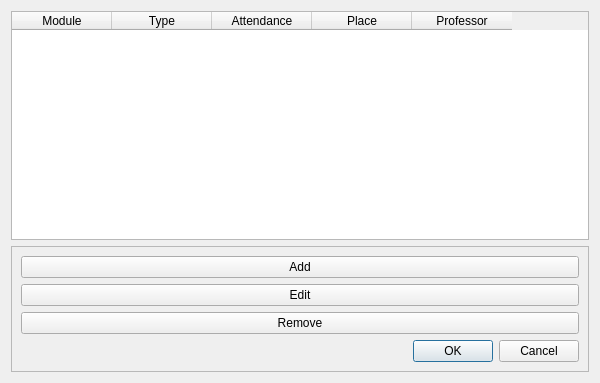
<?xml version="1.0" encoding="UTF-8"?>
<ui version="4.0">
 <class>Dialog</class>
 <widget class="QDialog" name="Dialog">
  <property name="geometry">
   <rect>
    <x>0</x>
    <y>0</y>
    <width>600</width>
    <height>383</height>
   </rect>
  </property>
  <property name="sizePolicy">
   <sizepolicy hsizetype="Ignored" vsizetype="Preferred">
    <horstretch>0</horstretch>
    <verstretch>0</verstretch>
   </sizepolicy>
  </property>
  <property name="windowTitle">
   <string>Dialog</string>
  </property>
  <layout class="QVBoxLayout" name="verticalLayout_2">
   <item>
    <widget class="QTableWidget" name="tableWidget">
     <property name="selectionMode">
      <enum>QAbstractItemView::SingleSelection</enum>
     </property>
     <column>
      <property name="text">
       <string>Module</string>
      </property>
     </column>
     <column>
      <property name="text">
       <string>Type</string>
      </property>
     </column>
     <column>
      <property name="text">
       <string>Attendance</string>
      </property>
     </column>
     <column>
      <property name="text">
       <string>Place</string>
      </property>
     </column>
     <column>
      <property name="text">
       <string>Professor</string>
      </property>
     </column>
    </widget>
   </item>
   <item>
    <widget class="QFrame" name="frame">
     <property name="frameShape">
      <enum>QFrame::StyledPanel</enum>
     </property>
     <property name="frameShadow">
      <enum>QFrame::Raised</enum>
     </property>
     <layout class="QVBoxLayout" name="verticalLayout">
      <item>
       <widget class="QPushButton" name="pushButton_3">
        <property name="text">
         <string>Add</string>
        </property>
       </widget>
      </item>
      <item>
       <widget class="QPushButton" name="pushButton">
        <property name="text">
         <string>Edit</string>
        </property>
       </widget>
      </item>
      <item>
       <widget class="QPushButton" name="pushButton_2">
        <property name="text">
         <string>Remove</string>
        </property>
       </widget>
      </item>
      <item>
       <widget class="QDialogButtonBox" name="buttonBox">
        <property name="orientation">
         <enum>Qt::Horizontal</enum>
        </property>
        <property name="standardButtons">
         <set>QDialogButtonBox::Cancel|QDialogButtonBox::Ok</set>
        </property>
       </widget>
      </item>
     </layout>
    </widget>
   </item>
  </layout>
 </widget>
 <resources/>
 <connections>
  <connection>
   <sender>buttonBox</sender>
   <signal>accepted()</signal>
   <receiver>Dialog</receiver>
   <slot>accept()</slot>
   <hints>
    <hint type="sourcelabel">
     <x>248</x>
     <y>254</y>
    </hint>
    <hint type="destinationlabel">
     <x>157</x>
     <y>274</y>
    </hint>
   </hints>
  </connection>
  <connection>
   <sender>buttonBox</sender>
   <signal>rejected()</signal>
   <receiver>Dialog</receiver>
   <slot>reject()</slot>
   <hints>
    <hint type="sourcelabel">
     <x>316</x>
     <y>260</y>
    </hint>
    <hint type="destinationlabel">
     <x>286</x>
     <y>274</y>
    </hint>
   </hints>
  </connection>
 </connections>
</ui>
